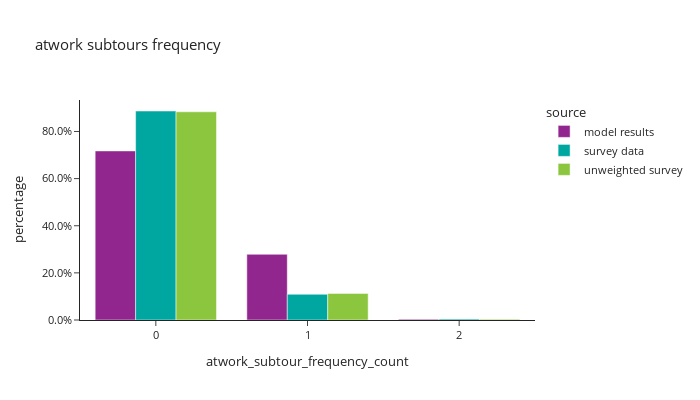

Write notebook code for a chart like this one.
### Code cell
df_plot = work_tour.groupby(['source','atwork_subtour_frequency_count'])['trip_weight_2017_2019'].sum().reset_index()
df_plot['percentage'] = df_plot.groupby(['source'], group_keys=False)['trip_weight_2017_2019']. \
    apply(lambda x: x / float(x.sum()))
fig1 = px.bar(df_plot, x='atwork_subtour_frequency_count', y="percentage", color="source", barmode="group",
              title="atwork subtours frequency")
fig1.for_each_annotation(lambda a: a.update(text = a.text.split("=")[-1]))
fig1.update_layout(height=400, width=700, font=dict(size=11), yaxis=dict(tickformat=".1%"))
fig1.show()

### Figure 1 — Plotly figure (JSON) as saved in the notebook; plotly's stock layout.template omitted (floating-point values rounded to 4 significant figures)
{"data": [{"alignmentgroup": "True", "hovertemplate": "source=model results<br>atwork_subtour_frequency_count=%{x}<br>percentage=%{y}<extra></extra>", "legendgroup": "model results", "marker": {"color": "#91268F", "pattern": {"shape": ""}}, "name": "model results", "offsetgroup": "model results", "orientation": "v", "showlegend": true, "textposition": "auto", "type": "bar", "x": [0, 1, 2], "xaxis": "x", "y": [0.7175, 0.2789, 0.00361], "yaxis": "y"}, {"alignmentgroup": "True", "hovertemplate": "source=survey data<br>atwork_subtour_frequency_count=%{x}<br>percentage=%{y}<extra></extra>", "legendgroup": "survey data", "marker": {"color": "#00A7A0", "pattern": {"shape": ""}}, "name": "survey data", "offsetgroup": "survey data", "orientation": "v", "showlegend": true, "textposition": "auto", "type": "bar", "x": [0, 1, 2], "xaxis": "x", "y": [0.8869, 0.1092, 0.003919], "yaxis": "y"}, {"alignmentgroup": "True", "hovertemplate": "source=unweighted survey<br>atwork_subtour_frequency_count=%{x}<br>percentage=%{y}<extra></extra>", "legendgroup": "unweighted survey", "marker": {"color": "#8CC63E", "pattern": {"shape": ""}}, "name": "unweighted survey", "offsetgroup": "unweighted survey", "orientation": "v", "showlegend": true, "textposition": "auto", "type": "bar", "x": [0, 1, 2], "xaxis": "x", "y": [0.8835, 0.1129, 0.003567], "yaxis": "y"}], "layout": {"barmode": "group", "font": {"size": 11}, "height": 400, "legend": {"title": {"text": "source"}, "tracegroupgap": 0}, "title": {"text": "atwork subtours frequency"}, "width": 700, "xaxis": {"anchor": "y", "domain": [0.0, 1.0], "title": {"text": "atwork_subtour_frequency_count"}}, "yaxis": {"anchor": "x", "domain": [0.0, 1.0], "tickformat": ".1%", "title": {"text": "percentage"}}}}
